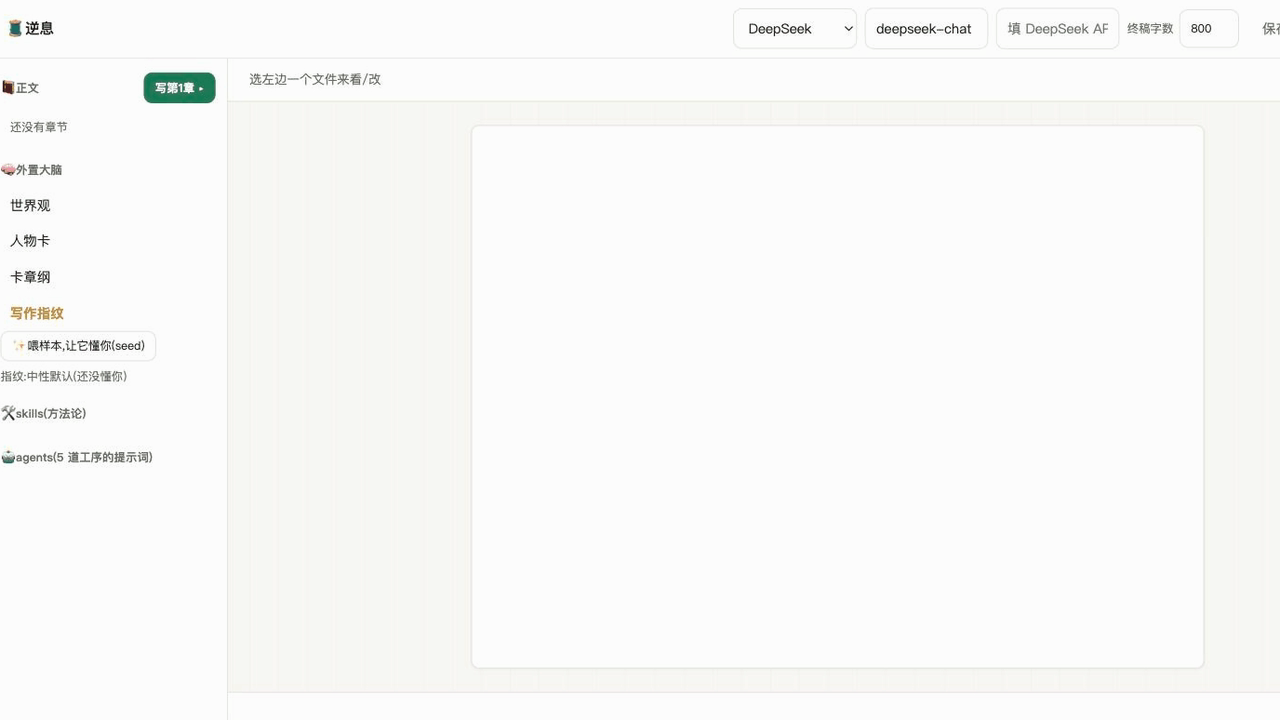
#> input picture media/frames/s0.png, 1280 x 720 px; its folder holds 4 pictures in this run
$ python make_vertical.py
#> lines starting #> are read from the running program, lines starting #| are printed output that depends on the picture
import numpy as np, imageio.v2 as imageio, os
from PIL import Image, ImageDraw, ImageFont, ImageFilter
from functools import lru_cache

W, H = 1080, 1920
PAPER=(250,248,243); INK=(35,36,30); SOFT=(111,110,98); GREEN=(28,124,86)
LINE=(228,223,211); WHITE=(255,255,255)
FPS, D = 30, 8

# [6 lines left out: function _load, not called in this run]
@lru_cache(maxsize=None)
def SANS(s):  return _load(["/System/Library/Fonts/Hiragino Sans GB.ttc","/System/Library/Fonts/STHeiti Medium.ttc"], s)
@lru_cache(maxsize=None)
def SERIF(s): return _load(["/System/Library/Fonts/Supplemental/Songti.ttc","/System/Library/Fonts/STHeiti Medium.ttc"], s)

stills = {k: Image.open(os.path.join(os.path.dirname(__file__),"frames",f"{k}.png")).convert("RGB") for k in ["s0","s2","s6","s8","s9","s11"]}
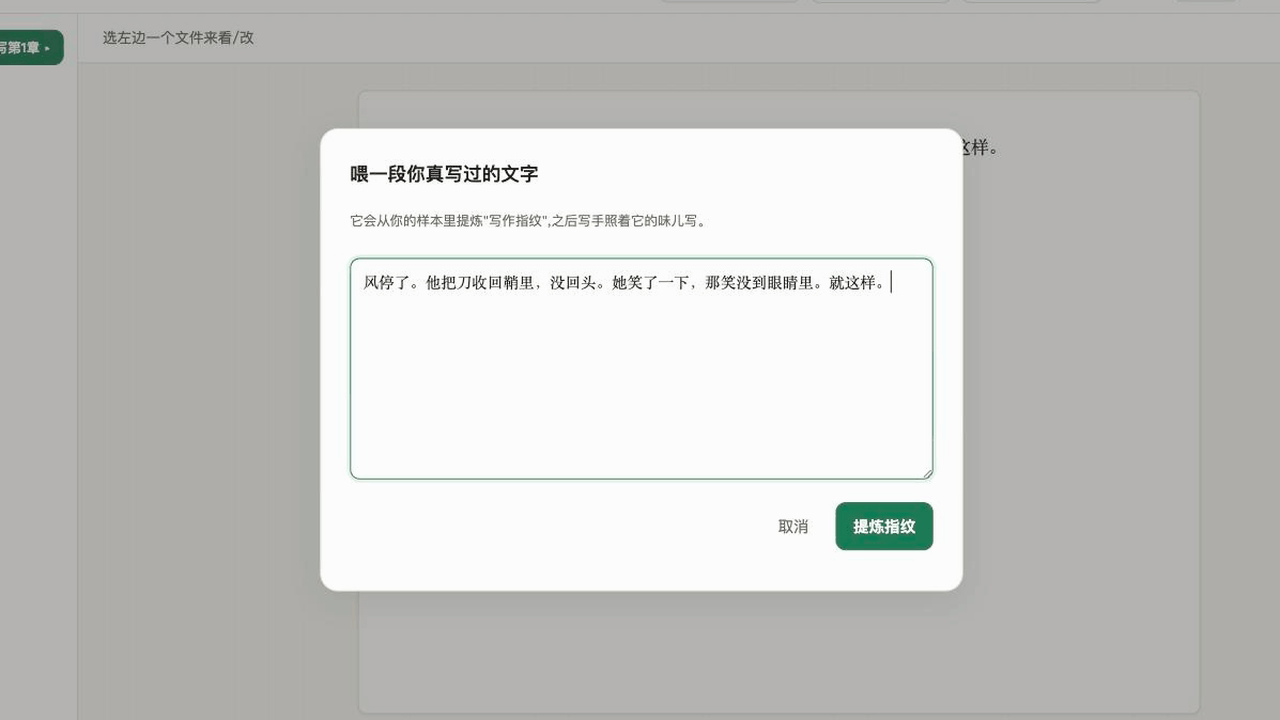
#> input picture media/frames/s2.png, 1280 x 720 px
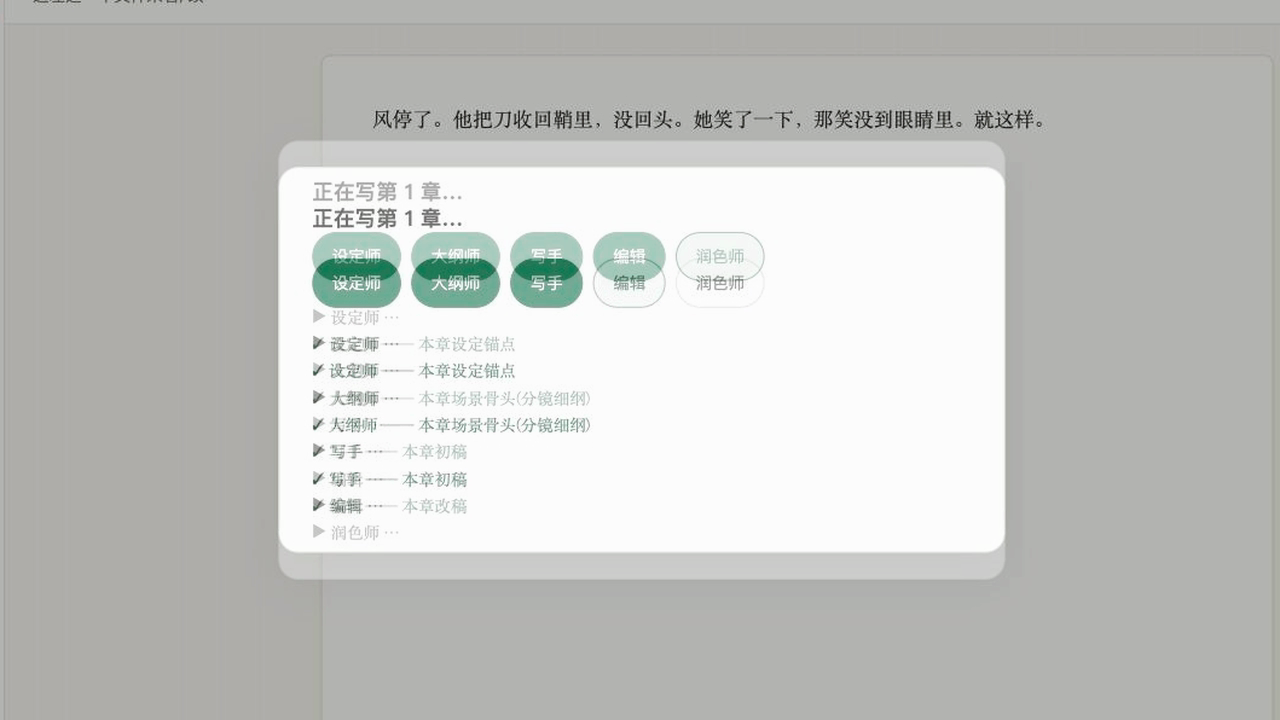
#> input picture media/frames/s6.png, 1280 x 720 px
#> (the run stopped early here; a loop or call above may not have finished)
